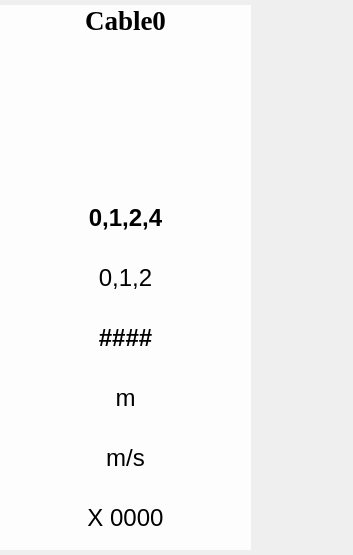
              <widget class="QWidget" name="CableScrollAreaWidgetContents">
               <property name="geometry">
                <rect>
                 <x>0</x>
                 <y>0</y>
                 <width>353</width>
                 <height>555</height>
                </rect>
               </property>
               <property name="sizePolicy">
                <sizepolicy hsizetype="Expanding" vsizetype="Preferred">
                 <horstretch>0</horstretch>
                 <verstretch>0</verstretch>
                </sizepolicy>
               </property>
               <layout class="QHBoxLayout" name="horizontalLayout">
                <property name="spacing">
                 <number>0</number>
                </property>
                <property name="leftMargin">
                 <number>0</number>
                </property>
                <property name="topMargin">
                 <number>5</number>
                </property>
                <property name="rightMargin">
                 <number>9</number>
                </property>
                <property name="bottomMargin">
                 <number>5</number>
                </property>
                <item>
                 <widget class="QFrame" name="cableItem_1">
                  <property name="maximumSize">
                   <size>
                    <width>251</width>
                    <height>16777215</height>
                   </size>
                  </property>
                  <property name="styleSheet">
                   <string notr="true">background-color: rgba(255, 255, 255, 230);</string>
                  </property>
                  <layout class="QVBoxLayout" name="verticalLayout">
                   <property name="spacing">
                    <number>0</number>
                   </property>
                   <property name="leftMargin">
                    <number>0</number>
                   </property>
                   <property name="topMargin">
                    <number>0</number>
                   </property>
                   <property name="rightMargin">
                    <number>0</number>
                   </property>
                   <property name="bottomMargin">
                    <number>0</number>
                   </property>
                   <item>
                    <widget class="QLabel" name="cableLabel_1">
                     <property name="font">
                      <font>
                       <family>Times New Roman</family>
                       <pointsize>20</pointsize>
                       <weight>75</weight>
                       <bold>true</bold>
                      </font>
                     </property>
                     <property name="styleSheet">
                      <string notr="true">background-color:transparent</string>
                     </property>
                     <property name="text">
                      <string>Cable0</string>
                     </property>
                     <property name="alignment">
                      <set>Qt::AlignCenter</set>
                     </property>
                    </widget>
                   </item>
                   <item>
                    <spacer name="verticalSpacer_3">
                     <property name="orientation">
                      <enum>Qt::Vertical</enum>
                     </property>
                     <property name="sizeHint" stdset="0">
                      <size>
                       <width>20</width>
                       <height>40</height>
                      </size>
                     </property>
                    </spacer>
                   </item>
                   <item>
                    <widget class="QLabel" name="statusImage_1">
                     <property name="sizePolicy">
                      <sizepolicy hsizetype="Expanding" vsizetype="Expanding">
                       <horstretch>0</horstretch>
                       <verstretch>0</verstretch>
                      </sizepolicy>
                     </property>
                     <property name="styleSheet">
                      <string notr="true">background-color:transparent</string>
                     </property>
                     <property name="text">
                      <string/>
                     </property>
                     <property name="pixmap">
                      <pixmap resource="../../Experimental version/ui/Images.qrc">:/img/Img/YellowLight.png</pixmap>
                     </property>
                     <property name="scaledContents">
                      <bool>false</bool>
                     </property>
                     <property name="alignment">
                      <set>Qt::AlignCenter</set>
                     </property>
                     <property name="wordWrap">
                      <bool>true</bool>
                     </property>
                    </widget>
                   </item>
                   <item>
                    <spacer name="verticalSpacer_2">
                     <property name="orientation">
                      <enum>Qt::Vertical</enum>
                     </property>
                     <property name="sizeHint" stdset="0">
                      <size>
                       <width>20</width>
                       <height>40</height>
                      </size>
                     </property>
                    </spacer>
                   </item>
                   <item>
                    <widget class="QTableWidget" name="tableWidget_1">
                     <property name="sizePolicy">
                      <sizepolicy hsizetype="Expanding" vsizetype="Expanding">
                       <horstretch>0</horstretch>
                       <verstretch>0</verstretch>
                      </sizepolicy>
                     </property>
                     <property name="minimumSize">
                      <size>
                       <width>250</width>
                       <height>362</height>
                      </size>
                     </property>
                     <property name="font">
                      <font>
                       <pointsize>18</pointsize>
                       <weight>50</weight>
                       <bold>false</bold>
                      </font>
                     </property>
                     <property name="styleSheet">
                      <string notr="true">background-color:transparent</string>
                     </property>
                     <attribute name="horizontalHeaderVisible">
                      <bool>false</bool>
                     </attribute>
                     <attribute name="horizontalHeaderMinimumSectionSize">
                      <number>200</number>
                     </attribute>
                     <attribute name="horizontalHeaderDefaultSectionSize">
                      <number>250</number>
                     </attribute>
                     <attribute name="verticalHeaderVisible">
                      <bool>false</bool>
                     </attribute>
                     <attribute name="verticalHeaderMinimumSectionSize">
                      <number>50</number>
                     </attribute>
                     <attribute name="verticalHeaderDefaultSectionSize">
                      <number>60</number>
                     </attribute>
                     <row>
                      <property name="text">
                       <string>CableState</string>
                      </property>
                     </row>
                     <row>
                      <property name="text">
                       <string>RiderState</string>
                      </property>
                     </row>
                     <row>
                      <property name="text">
                       <string>RiderID</string>
                      </property>
                     </row>
                     <row>
                      <property name="text">
                       <string>Position</string>
                      </property>
                     </row>
                     <row>
                      <property name="text">
                       <string>Speed</string>
                      </property>
                     </row>
                     <row>
                      <property name="text">
                       <string>Error</string>
                      </property>
                     </row>
                     <column>
                      <property name="text">
                       <string>New Column</string>
                      </property>
                     </column>
                     <item row="0" column="0">
                      <property name="text">
                       <string>0,1,2,4</string>
                      </property>
                      <property name="font">
                       <font>
                        <weight>75</weight>
                        <bold>true</bold>
                       </font>
                      </property>
                      <property name="textAlignment">
                       <set>AlignCenter</set>
                      </property>
                      <property name="background">
                       <brush brushstyle="NoBrush">
                        <color alpha="255">
                         <red>255</red>
                         <green>255</green>
                         <blue>255</blue>
                        </color>
                       </brush>
                      </property>
                      <property name="flags">
                       <set>ItemIsEnabled</set>
                      </property>
                     </item>
                     <item row="1" column="0">
                      <property name="text">
                       <string>0,1,2</string>
                      </property>
                      <property name="textAlignment">
                       <set>AlignCenter</set>
                      </property>
                     </item>
                     <item row="2" column="0">
                      <property name="text">
                       <string>####</string>
                      </property>
                      <property name="font">
                       <font>
                        <weight>75</weight>
                        <bold>true</bold>
                       </font>
                      </property>
                      <property name="textAlignment">
                       <set>AlignCenter</set>
                      </property>
                      <property name="flags">
                       <set>ItemIsEnabled</set>
                      </property>
                     </item>
                     <item row="3" column="0">
                      <property name="text">
                       <string>m</string>
                      </property>
                      <property name="font">
                       <font>
                        <weight>50</weight>
                        <bold>false</bold>
                       </font>
                      </property>
                      <property name="textAlignment">
                       <set>AlignCenter</set>
                      </property>
                      <property name="flags">
                       <set>ItemIsEnabled</set>
                      </property>
                     </item>
                     <item row="4" column="0">
                      <property name="text">
                       <string>m/s</string>
                      </property>
                      <property name="font">
                       <font>
                        <weight>50</weight>
                        <bold>false</bold>
                       </font>
                      </property>
                      <property name="textAlignment">
                       <set>AlignCenter</set>
                      </property>
                      <property name="flags">
                       <set>ItemIsEnabled</set>
                      </property>
                     </item>
                     <item row="5" column="0">
                      <property name="text">
                       <string>X 0000</string>
                      </property>
                      <property name="font">
                       <font>
                        <weight>50</weight>
                        <bold>false</bold>
                       </font>
                      </property>
                      <property name="textAlignment">
                       <set>AlignCenter</set>
                      </property>
                      <property name="flags">
                       <set>ItemIsEnabled</set>
                      </property>
                     </item>
                    </widget>
                   </item>
                  </layout>
                 </widget>
                </item>
                <item>
                 <spacer name="horizontalSpacer">
                  <property name="orientation">
                   <enum>Qt::Horizontal</enum>
                  </property>
                  <property name="sizeHint" stdset="0">
                   <size>
                    <width>40</width>
                    <height>20</height>
                   </size>
                  </property>
                 </spacer>
                </item>
               </layout>
              </widget>
